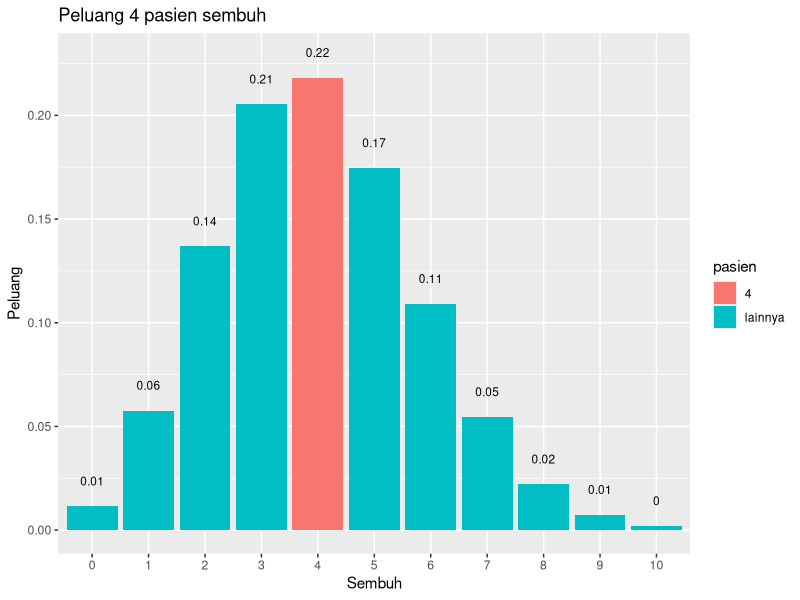

Generate this figure with R:
#no.2a
p = 0.2
n = 20
X = 4
dbinom(x = X, size = n, prob = p)

#no.2b
library(dplyr)
library(ggplot2)

data.frame(x = 0:10, prob = dbinom(x = 0:10, size = n, prob = p)) %>%
  mutate(pasien = ifelse(x == X, X, "lainnya")) %>%
ggplot(aes(x = factor(x), y = prob, fill = pasien)) +
  geom_col() +
  geom_text(
    aes(label = round(prob,2), y = prob + 0.01),
    position = position_dodge(0.9),
    size = 3,
    vjust = 0
  ) +
  labs(title = "Peluang 4 pasien sembuh",
       x = "Sembuh",
       y = "Peluang") 

#no.2c
n*p #mean
n*p*(1 - p) #variance